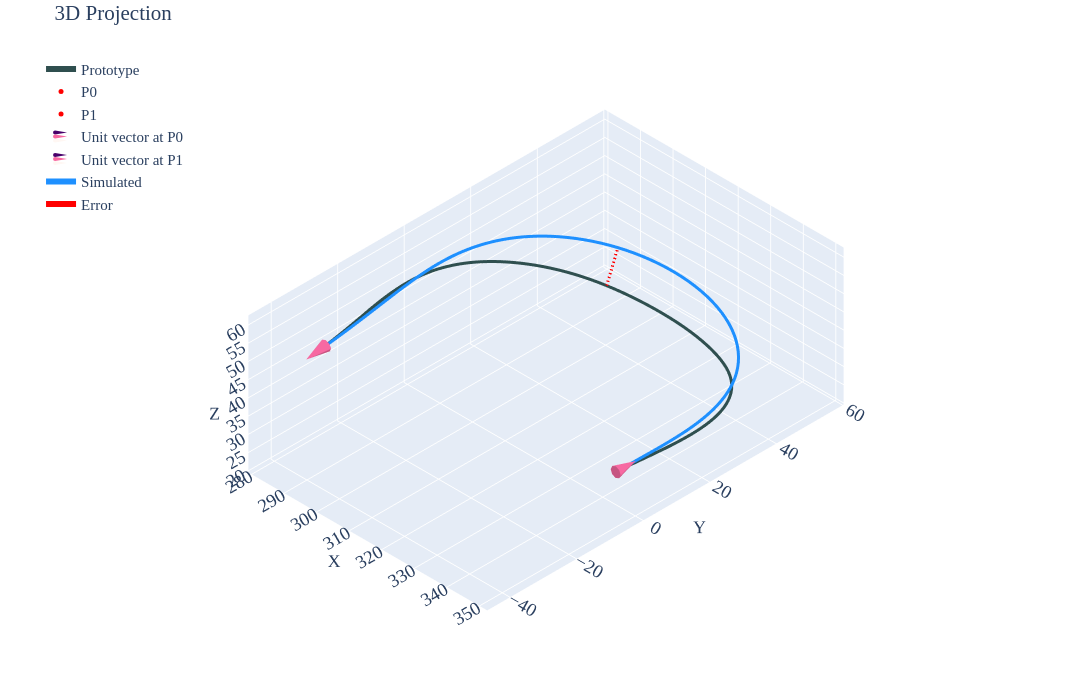

Notebook code for this chart:
### Code cell
#| label: p3c1

gravity_looper(psit=3,case=1,twist=-10,pfix='twist-sens\\twist-ccw10\\')
